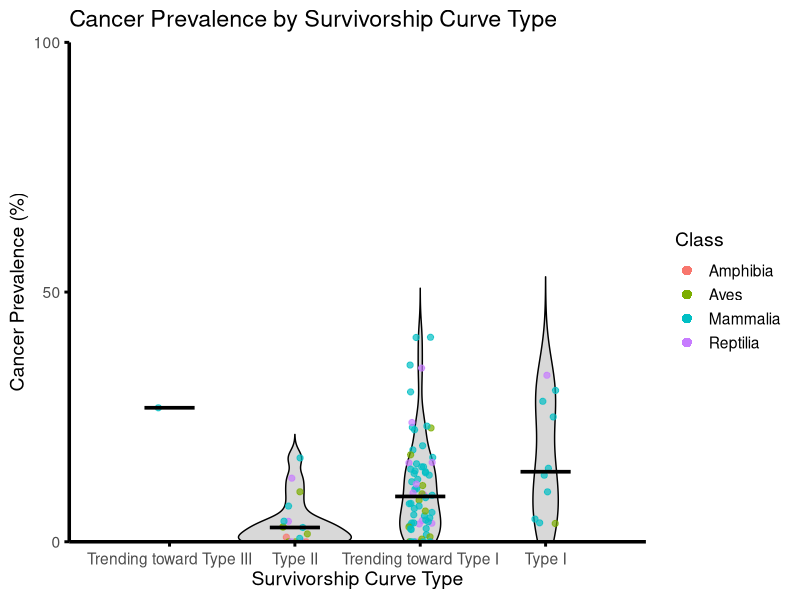
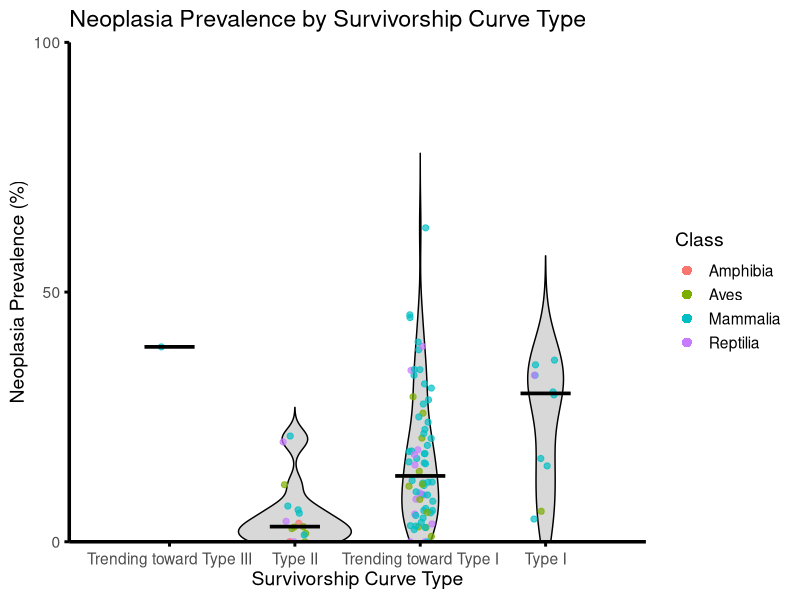
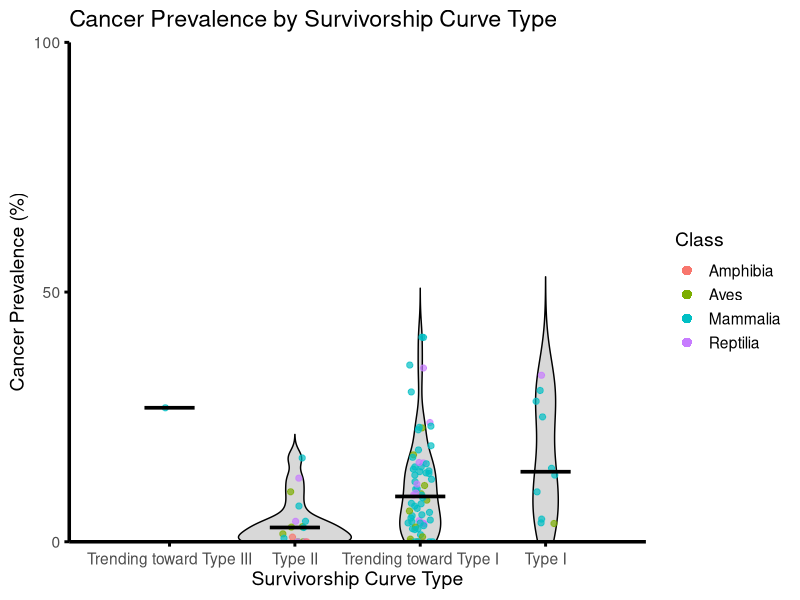
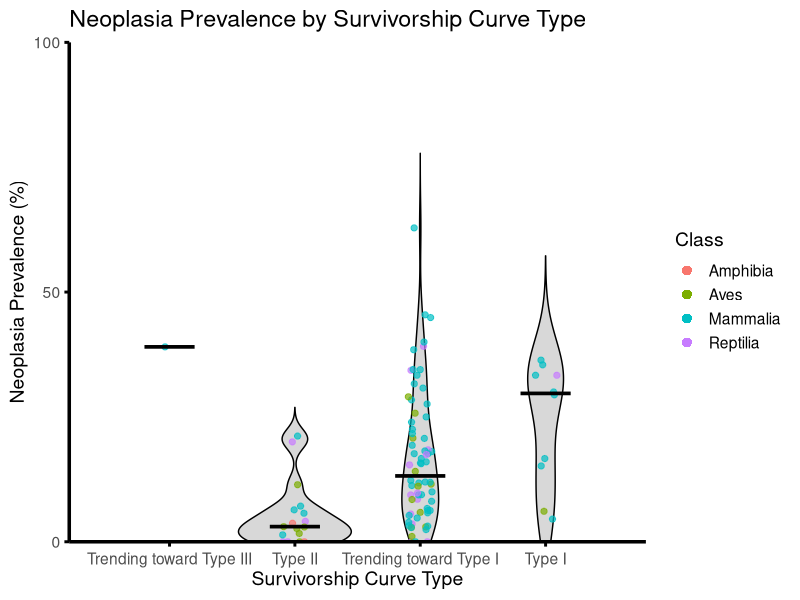

Here is the R script that generated these plots, in order:
library(ggplot2)
library(dplyr)

select <- dplyr::select   # in case MASS is loaded and masks dplyr::select

# Survivorship types come from the recalculated Rage values (RecalculatingRageNumbers.R)
condensed_clean_data <- read.csv("Survivorship_Types_Min20.csv") %>%
  mutate(
    shape_value = shape_type,
    survivorship_type = case_when(
      grepl("^Type I \\(",  surv_type) ~ "Type I",
      grepl("^Type II \\(", surv_type) ~ "Type II",
      grepl("^Type III \\(", surv_type) ~ "Type III",
      TRUE ~ surv_type   # "Trending toward Type I" / "Trending toward Type III"
    )
  ) %>%
  select(Species, shape_value, survivorship_type)

# NEW: prevalence + Class come from the prevalence dataset
prevalence_data <- read.csv("species-cancer-prevalence-data.csv", check.names = FALSE) %>%
  mutate(Species = gsub(" ", "_", Species)) %>%
  select(Species, Class,
         neoplasia_prevalence = NeoplasiaPrevalence,
         cancer_prevalence    = MalignancyPrevalence)

# Drop old prevalence / Class columns, then join in the new values
condensed_clean_data <- condensed_clean_data %>%
  mutate(Species = gsub(" ", "_", Species)) %>%
  select(-any_of(c("Class", "neoplasia_prevalence", "cancer_prevalence",
                   "NeoplasiaPrevalence", "MalignancyPrevalence"))) %>%
  inner_join(prevalence_data, by = "Species")

cat("Species after merge:", nrow(condensed_clean_data), "\n")

# Ensure factor levels for consistent order
condensed_clean_data$survivorship_type <- factor(
  condensed_clean_data$survivorship_type,
  levels = c("Type III", "Trending toward Type III", "Type II", "Trending toward Type I", "Type I")
)
# Drop categories with no species (recalculated data may have no Type III)
condensed_clean_data$survivorship_type <- droplevels(condensed_clean_data$survivorship_type)
n_types <- nlevels(condensed_clean_data$survivorship_type)

condensed_clean_data$Class <- factor(condensed_clean_data$Class)

class_colors <- c(
  "Amphibia" = "#F8766D",
  "Aves"     = "#7CAE00",
  "Mammalia" = "#00BFC4",
  "Reptilia" = "#C77CFF"
)

legend_fill <- class_colors[levels(condensed_clean_data$Class)]

legend_guide <- guide_legend(
  override.aes = list(
    shape  = 16,
    size   = 3,
    alpha  = 1
  )
)

# -------------------------------------------------------------------------
# Plot 1: Cancer Prevalence by Survivorship Curve Type
# -------------------------------------------------------------------------
ggplot(condensed_clean_data, aes(x = survivorship_type, y = cancer_prevalence)) +
  geom_violin(trim = FALSE, alpha = 0.9, fill = "lightgray", color = "black") +
  geom_jitter(aes(color = Class), width = 0.10, alpha = 0.7, size = 1.8) +
  stat_summary(fun = median, geom = "crossbar", width = 0.4, fatten = 0.5,
               color = "black", linewidth = 2.5) +
  scale_color_manual(values = class_colors, guide = legend_guide) +
  theme_minimal(base_size = 14) +
  labs(
    title = "Cancer Prevalence by Survivorship Curve Type",
    x = "Survivorship Curve Type",
    y = "Cancer Prevalence (%)",
    color = "Class"
  ) +
  coord_cartesian(xlim = c(0.2, n_types + 0.8), ylim = c(0, 1), expand = FALSE, clip = "on") +
  scale_y_continuous(breaks = c(0, 0.5, 1.0),
                     labels = c("0", "50", "100")) +
  theme(
    axis.text.x = element_text(angle = 0, vjust = 0.5, hjust = 0.5),
    axis.line.x = element_line(linewidth = 1.2, color = "black"),
    axis.line.y = element_line(linewidth = 1.2, color = "black"),
    axis.ticks = element_line(linewidth = 1),
    legend.position = "right",
    panel.grid = element_blank(),
    panel.border = element_blank()
  )

ggsave(filename='Cancer Violin Plot.png', width=11, height=8, limitsize=FALSE, bg="white")


# -------------------------------------------------------------------------
# Plot 2: Neoplasia Prevalence by Survivorship Curve Type
# -------------------------------------------------------------------------
ggplot(condensed_clean_data, aes(x = survivorship_type, y = neoplasia_prevalence)) +
  geom_violin(trim = FALSE, alpha = 0.9, fill = "lightgray", color = "black") +
  geom_jitter(aes(color = Class), width = 0.10, alpha = 0.7, size = 1.8) +
  stat_summary(fun = median, geom = "crossbar", width = 0.4, fatten = 0.5,
               color = "black", linewidth = 2.5) +
  scale_color_manual(values = class_colors, guide = legend_guide) +
  theme_minimal(base_size = 14) +
  labs(
    title = "Neoplasia Prevalence by Survivorship Curve Type",
    x = "Survivorship Curve Type",
    y = "Neoplasia Prevalence (%)",
    color = "Class"
  ) +
  coord_cartesian(xlim = c(0.2, n_types + 0.8), ylim = c(0, 1), expand = FALSE, clip = "on") +
  scale_y_continuous(breaks = c(0, 0.5, 1.0),
                     labels = c("0", "50", "100")) +
  theme(
    axis.text.x = element_text(angle = 0, vjust = 0.5, hjust = 0.5),
    axis.line.x = element_line(linewidth = 1.2, color = "black"),
    axis.line.y = element_line(linewidth = 1.2, color = "black"),
    axis.ticks = element_line(linewidth = 1),
    legend.position = "right",
    panel.grid = element_blank(),
    panel.border = element_blank()
  )

ggsave(filename='Neoplasia Violin Plot.png', width=11, height=8, limitsize=FALSE, bg="white")


# -------------------------------------------------------------------------
# Species Counts Per Category
# -------------------------------------------------------------------------
category_counts <- condensed_clean_data %>%
  group_by(survivorship_type) %>%
  summarise(num_species = n()) %>%
  arrange(desc(num_species))

for(i in seq_len(nrow(category_counts))) {
  cat(as.character(category_counts$survivorship_type[i]), "has",
      category_counts$num_species[i], "species\n")
}

# -------------------------------------------------------------------------
# Median Prevalence Per Survivorship Type (console output)
# -------------------------------------------------------------------------
median_summary <- condensed_clean_data %>%
  group_by(survivorship_type) %>%
  summarise(
    median_cancer_prevalence    = median(cancer_prevalence, na.rm = TRUE),
    median_neoplasia_prevalence = median(neoplasia_prevalence, na.rm = TRUE)
  )

cat("======================\n")
cat("Median Cancer Prevalence by Survivorship Type\n")
cat("======================\n")
for (i in seq_len(nrow(median_summary))) {
  cat(sprintf("  - %-30s : %.4f\n",
              as.character(median_summary$survivorship_type[i]),
              median_summary$median_cancer_prevalence[i]))
}

cat("\n======================\n")
cat("Median Neoplasia Prevalence by Survivorship Type\n")
cat("======================\n")
for (i in seq_len(nrow(median_summary))) {
  cat(sprintf("  - %-30s : %.4f\n",
              as.character(median_summary$survivorship_type[i]),
              median_summary$median_neoplasia_prevalence[i]))
}
